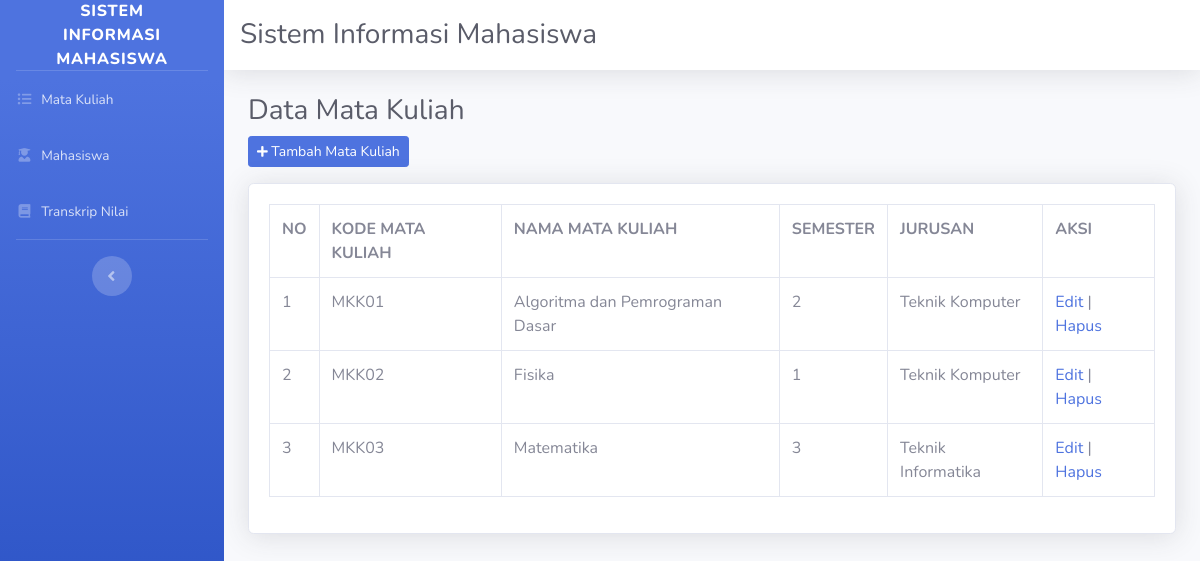
Screenshot of /index.php/matakuliah with the database file from the repository.
### tables this page shows
CREATE TABLE `matakuliah` (
  `kode_matakuliah` varchar(10) NOT NULL,
  `semester` int(10) NOT NULL,
  `nama_matakuliah` varchar(100) NOT NULL,
  `jurusan` varchar(100) NOT NULL
);

### application/controllers/matakuliah.php (called while the page is built, shortened)
<?php
class Matakuliah extends CI_Controller{
	public function __construct()
    {
        $this->load->model('matakuliah_model');
    }
	public function index()
    {
        $query = $this->matakuliah_model->daftarMataKuliah();
        $arrDaftarMataKuliah['daftarMataKuliah'] = $query->result_array();
        $this->load->view('template/header');
        $this->load->view('template/sidebar');
        $this->load->view('matakuliah', $arrDaftarMataKuliah);
        $this->load->view('template/footer');
    }
}

### index.php (called while the page is built, shortened)
<?php
require_once BASEPATH.'core/CodeIgniter.php';

### application/models/matakuliah_model.php (called while the page is built, shortened)
<?php
class Matakuliah_model extends CI_model{
	public function daftarMataKuliah()
	{
		return $this->db->get('matakuliah');
	}
}

### application/views/matakuliah.php (the view)
<div class="container-fluid">
    <h1 class="h3 mb-2 text-gray-800">Data Mata Kuliah</h1>
    <div>
    <?php echo anchor('/matakuliah/tambah_matakuliah','<button class="btn btn-sm btn-primary mb-3"><i class="fas fa-plus fa-sm"></i> Tambah Mata Kuliah</button>') ?>
    </div>
    <div class="card shadow mb-4">
        <div class="card-body">
            <div class="table-responsive">
                <table class="table table-bordered" id="dataTable" width="100%" cellspacing="0">
                    <tr>
                        <th>NO</th>
                        <th>KODE MATA KULIAH</th>
                        <th>NAMA MATA KULIAH</th>
                        <th>SEMESTER</th>
                        <th>JURUSAN</th>
                        <th colspan="3">AKSI</th>
                    </tr>
                    <?php
                    $no = 1;
                    foreach($daftarMataKuliah as $key => $mk) : ?>
                        <tr>
                            <td><?php echo $no++ ?></td>
                            <td><?php echo $mk['kode_matakuliah']; ?></td>
                            <td><?php echo $mk['nama_matakuliah']; ?></td>
                            <td><?php echo $mk['semester']; ?></td>
                            <td><?php echo $mk['jurusan']; ?></td>
                            <td class="center">
                                <a href="<?php echo site_url('matakuliah/update_matakuliah/' .$mk['kode_matakuliah']); ?>">Edit</a> |
                                <a href="<?php echo site_url('matakuliah/hapus_matakuliah/' .$mk['kode_matakuliah']); ?>"onclick="return confirm('Hapus: <?php echo $mk['kode_matakuliah'] . ' - ' . $mk['nama_matakuliah']; ?>?')">Hapus</a>
                            </td>
                        </tr>
                    <?php endforeach; ?>
                </table>
            </div>
        </div>
    </div>
</div>
</div>

### rows the page displays
matakuliah: kode_matakuliah "MKK01", nama_matakuliah "Algoritma dan Pemrograman Dasar", semester "2", jurusan "Teknik Komputer"
matakuliah: kode_matakuliah "MKK02", nama_matakuliah "Fisika", semester "1", jurusan "Teknik Komputer"
matakuliah: kode_matakuliah "MKK03", nama_matakuliah "Matematika", semester "3", jurusan "Teknik Informatika"
